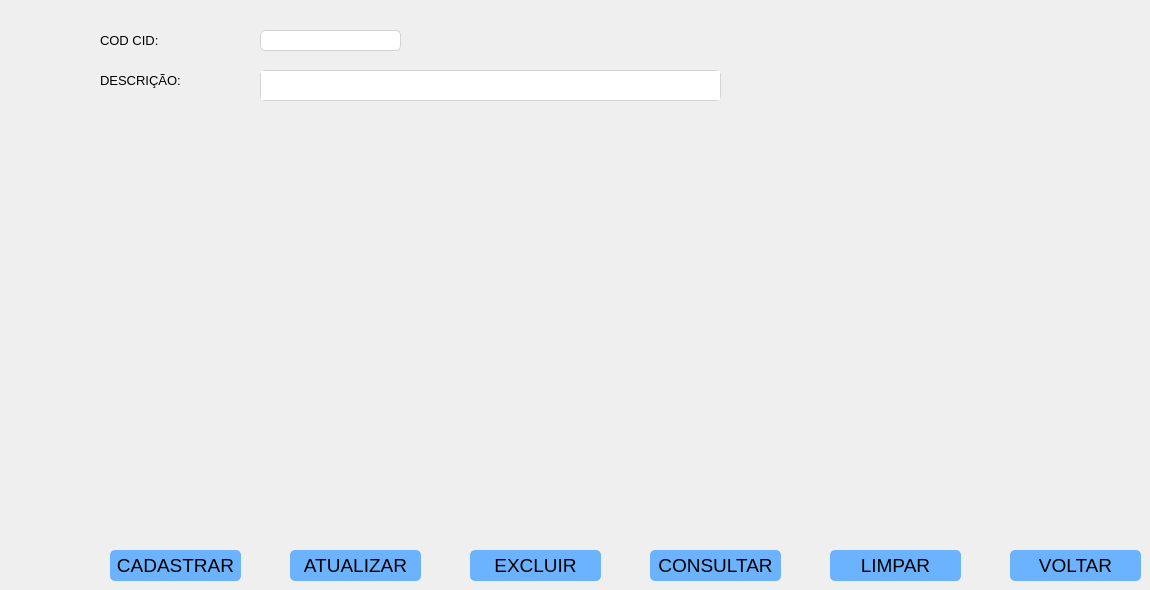
     <widget class="QWidget" name="tab">
      <attribute name="title">
       <string>CID</string>
      </attribute>
      <widget class="QLabel" name="cod_cid">
       <property name="geometry">
        <rect>
         <x>100</x>
         <y>30</y>
         <width>61</width>
         <height>20</height>
        </rect>
       </property>
       <property name="font">
        <font>
         <pointsize>10</pointsize>
        </font>
       </property>
       <property name="styleSheet">
        <string notr="true">border: none;</string>
       </property>
       <property name="text">
        <string>COD CID:</string>
       </property>
       <property name="alignment">
        <set>Qt::AlignLeading|Qt::AlignLeft|Qt::AlignVCenter</set>
       </property>
      </widget>
      <widget class="QLineEdit" name="campo_cod_cid">
       <property name="geometry">
        <rect>
         <x>260</x>
         <y>30</y>
         <width>141</width>
         <height>21</height>
        </rect>
       </property>
       <property name="font">
        <font>
         <pointsize>10</pointsize>
        </font>
       </property>
       <property name="styleSheet">
        <string notr="true">border: 0.5px solid rgb(211,211,211);
border-radius: 5px;</string>
       </property>
      </widget>
      <widget class="QLabel" name="descricao_cid">
       <property name="geometry">
        <rect>
         <x>100</x>
         <y>70</y>
         <width>81</width>
         <height>20</height>
        </rect>
       </property>
       <property name="font">
        <font>
         <pointsize>10</pointsize>
        </font>
       </property>
       <property name="styleSheet">
        <string notr="true">border: none;</string>
       </property>
       <property name="text">
        <string>DESCRIÇÃO:</string>
       </property>
       <property name="alignment">
        <set>Qt::AlignLeading|Qt::AlignLeft|Qt::AlignVCenter</set>
       </property>
      </widget>
      <widget class="QPlainTextEdit" name="campo_descricao_cid">
       <property name="geometry">
        <rect>
         <x>260</x>
         <y>70</y>
         <width>461</width>
         <height>31</height>
        </rect>
       </property>
       <property name="font">
        <font>
         <pointsize>10</pointsize>
        </font>
       </property>
       <property name="styleSheet">
        <string notr="true">border: 0.5px solid rgb(211,211,211);
border-radius: 5px;</string>
       </property>
      </widget>
      <widget class="QPushButton" name="bt_cadastrar_cid">
       <property name="geometry">
        <rect>
         <x>110</x>
         <y>550</y>
         <width>131</width>
         <height>31</height>
        </rect>
       </property>
       <property name="font">
        <font>
         <pointsize>14</pointsize>
        </font>
       </property>
       <property name="styleSheet">
        <string notr="true">background-color: rgb(107, 179, 255);
border: none;
border-radius: 5px;</string>
       </property>
       <property name="text">
        <string>CADASTRAR</string>
       </property>
      </widget>
      <widget class="QPushButton" name="bt_atualizar_cid">
       <property name="geometry">
        <rect>
         <x>290</x>
         <y>550</y>
         <width>131</width>
         <height>31</height>
        </rect>
       </property>
       <property name="font">
        <font>
         <pointsize>14</pointsize>
        </font>
       </property>
       <property name="styleSheet">
        <string notr="true">background-color: rgb(107, 179, 255);
border: none;
border-radius: 5px;</string>
       </property>
       <property name="text">
        <string>ATUALIZAR</string>
       </property>
      </widget>
      <widget class="QPushButton" name="bt_excluir_cid">
       <property name="geometry">
        <rect>
         <x>470</x>
         <y>550</y>
         <width>131</width>
         <height>31</height>
        </rect>
       </property>
       <property name="font">
        <font>
         <pointsize>14</pointsize>
        </font>
       </property>
       <property name="styleSheet">
        <string notr="true">background-color: rgb(107, 179, 255);
border: none;
border-radius: 5px;</string>
       </property>
       <property name="text">
        <string>EXCLUIR</string>
       </property>
      </widget>
      <widget class="QPushButton" name="bt_consultar_cid">
       <property name="geometry">
        <rect>
         <x>650</x>
         <y>550</y>
         <width>131</width>
         <height>31</height>
        </rect>
       </property>
       <property name="font">
        <font>
         <pointsize>14</pointsize>
        </font>
       </property>
       <property name="styleSheet">
        <string notr="true">background-color: rgb(107, 179, 255);
border: none;
border-radius: 5px;</string>
       </property>
       <property name="text">
        <string>CONSULTAR</string>
       </property>
      </widget>
      <widget class="QPushButton" name="bt_limpar_cid">
       <property name="geometry">
        <rect>
         <x>830</x>
         <y>550</y>
         <width>131</width>
         <height>31</height>
        </rect>
       </property>
       <property name="font">
        <font>
         <pointsize>14</pointsize>
        </font>
       </property>
       <property name="styleSheet">
        <string notr="true">background-color: rgb(107, 179, 255);
border: none;
border-radius: 5px;</string>
       </property>
       <property name="text">
        <string>LIMPAR</string>
       </property>
      </widget>
      <widget class="QPushButton" name="bt_voltar_cid">
       <property name="geometry">
        <rect>
         <x>1010</x>
         <y>550</y>
         <width>131</width>
         <height>31</height>
        </rect>
       </property>
       <property name="font">
        <font>
         <pointsize>14</pointsize>
        </font>
       </property>
       <property name="styleSheet">
        <string notr="true">background-color: rgb(107, 179, 255);
border: none;
border-radius: 5px;</string>
       </property>
       <property name="text">
        <string>VOLTAR</string>
       </property>
      </widget>
     </widget>
